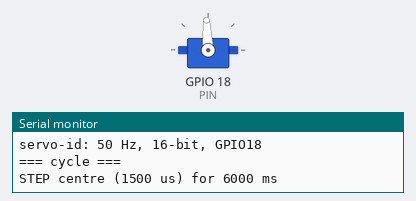
Bench run of a program on a simulated ESP32. Shown: servo, the last lines printed to the serial monitor. Servo pulses on a pin are drawn as a servo (544–2400 µs = 0–180°).

Above: at 1.35 s.
At 27.35 s:
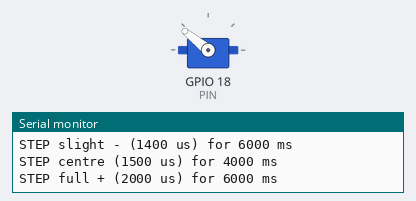
At 43.15 s:
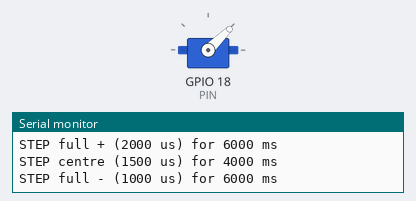
Timing chart, 0 to 61.1 s (numbered marks = the images above):
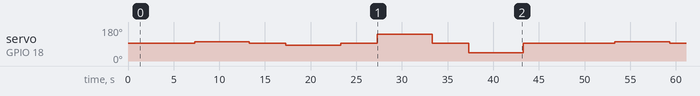

The program:

main.cpp
```cpp
#include <Arduino.h>

static const int PIN = 18;
static const int CH = 0;

static void pulse(uint32_t us, const char *label, uint32_t ms) {
  const uint32_t duty = (uint32_t)((uint64_t)us * 65535 / 20000);
  ledcWrite(CH, duty);
  Serial.printf("STEP %s (%lu us) for %lu ms\n", label, us, ms);
  delay(ms);
}

void setup() {
  Serial.begin(115200);
  delay(300);
  Serial.println();
  Serial.println("servo-id: 50 Hz, 16-bit, GPIO18");
  ledcSetup(CH, 50, 16);
  ledcAttachPin(PIN, CH);
  ledcWrite(CH, (uint32_t)(1500ULL * 65535 / 20000));
  delay(1000);
}

void loop() {
  Serial.println("=== cycle ===");
  pulse(1500, "centre", 6000);
  pulse(1600, "slight +", 6000);
  pulse(1500, "centre", 4000);
  pulse(1400, "slight -", 6000);
  pulse(1500, "centre", 4000);
  pulse(2000, "full +", 6000);
  pulse(1500, "centre", 4000);
  pulse(1000, "full -", 6000);
  pulse(1500, "centre", 4000);
}
```

Measured:
- by itself, servo on GPIO 18 (PIN): repeats every 46.0 s: 93° 4.0 s, 83° 6.0 s, 93° 4.0 s, 141° 6.0 s, 93° 4.0 s, 44° 6.0 s, 93° 10.0 s, 102° 6.0 s
